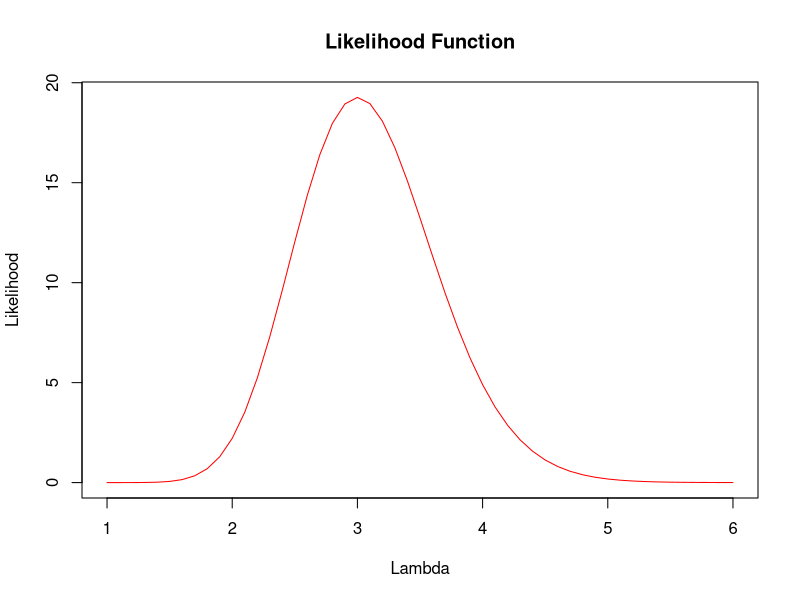
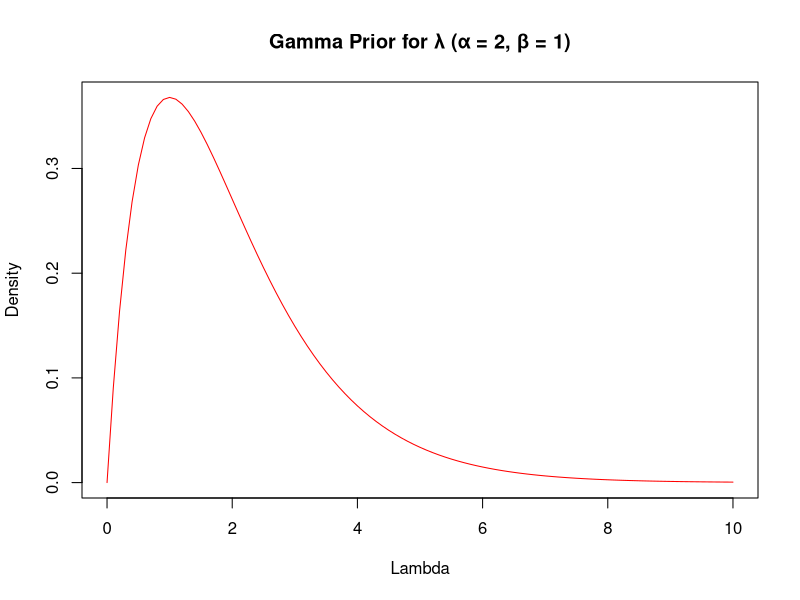
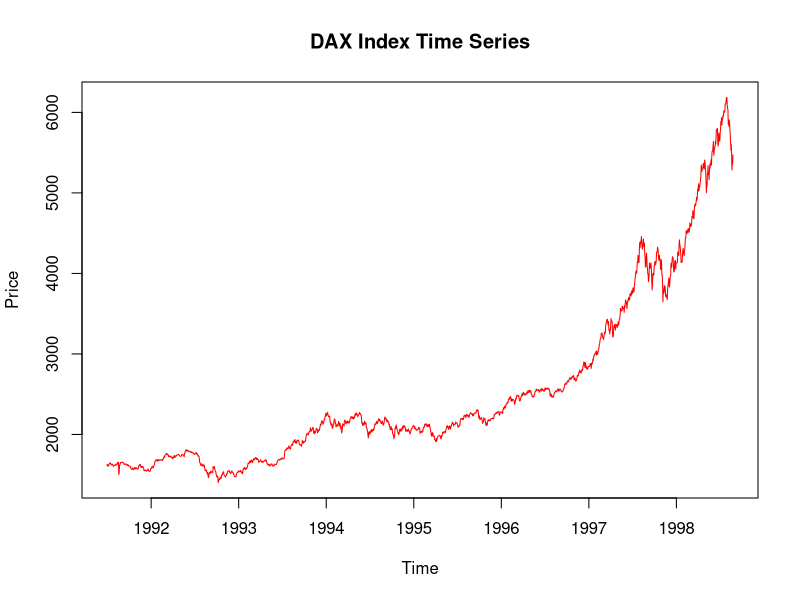
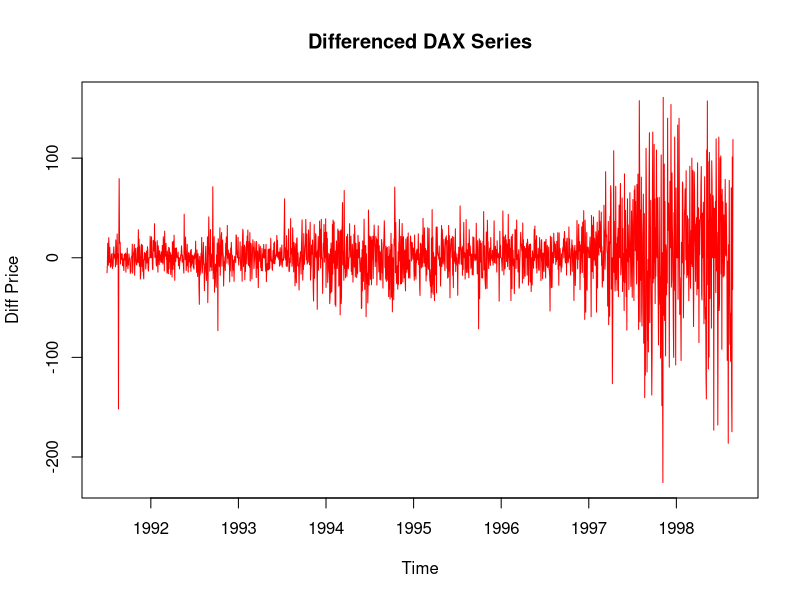
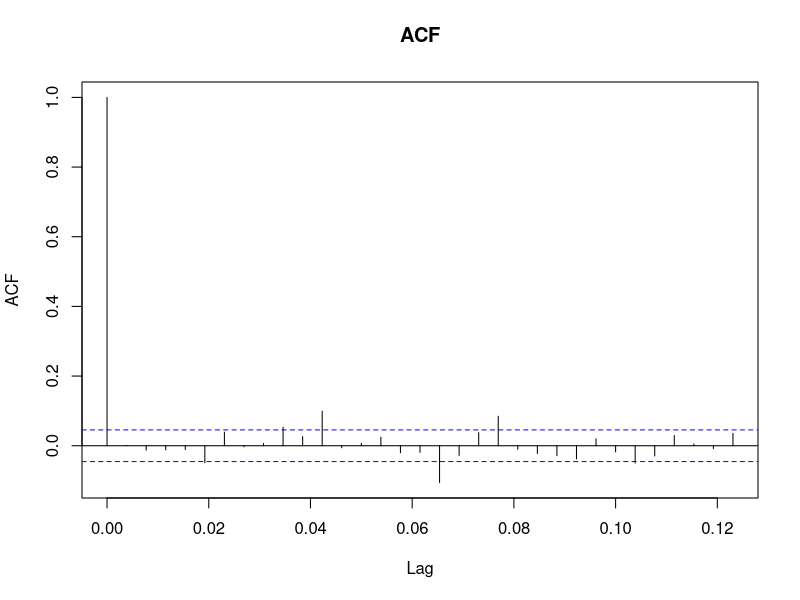
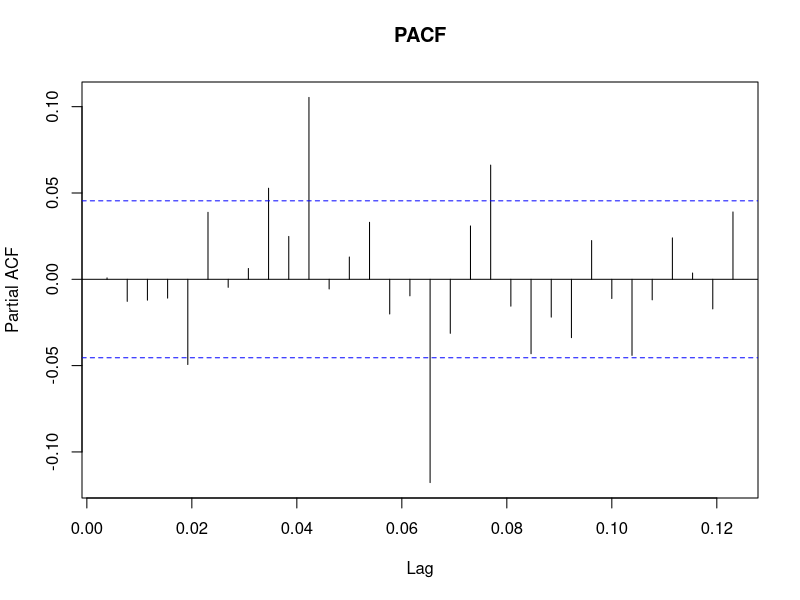
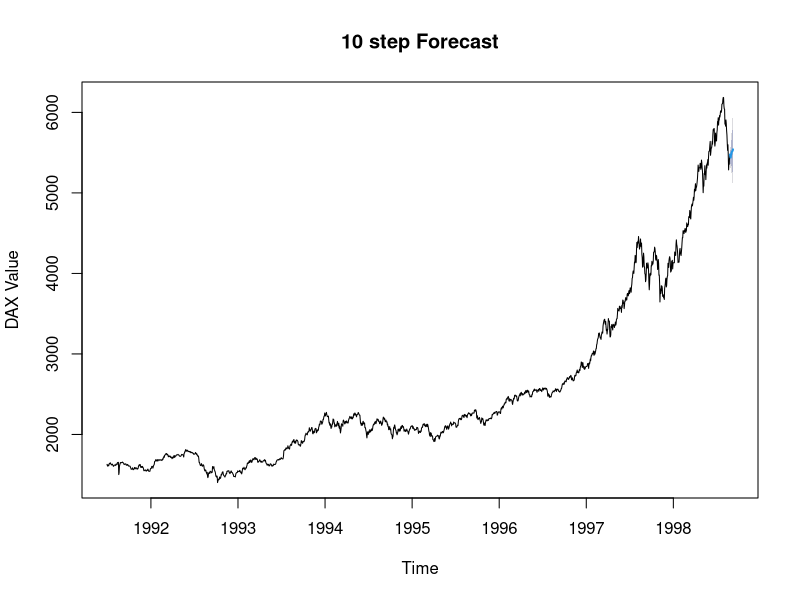

Write R code to recreate these figures, in order.
#============================#
# Name - Anish Rao
# Student number - 20066423
# Course - B9DA101
# Group C
#============================#

library(caret)
library(dplyr)
library(forecast)
library(ggplot2)
library(tseries)
set.seed(86)

data("mtcars")
head(mtcars)
str(mtcars)
summary(mtcars)

data("EuStockMarkets")
head(EuStockMarkets)
str(EuStockMarkets)
summary(EuStockMarkets)


# QUESTION 1
# Consider a relational dataset and specify your input and output variables:
# ==============================================================================
# a) Train the model using 80% of this dataset
#    and suggest an appropriate GLM to model ouput to input variables.
# ==============================================================================

mtcars$am = as.factor(mtcars$am)
mtcars$cyl = as.factor(mtcars$cyl)

data_split = createDataPartition(mtcars$am, p = 0.8, list = FALSE)
train_data = mtcars[data_split, ]
test_data = mtcars[-data_split, ]

model = glm(am ~ mpg + hp + wt + cyl, data = train_data, family = binomial)

# ==============================================================================
# b) Specify the significant variables on the output variable
#    at the level of 𝛼=0.05 and explore the related hypotheses test.
#    Estimate the parameters of your model.
# ==============================================================================

summary(model)

# No variables are significant at 𝛼=0.05
# Null hypothesis H0: No effect on output variable "am"
# Alternative hypothesis H1: effects output variable "am"
# All p-values > 0.05, we cant reject null hypothesis for any variables
# Estimated parameters:
# (Intercept): -1280.950
# mpg        : 40.998
# hp         : 6.413
# wt         : -98.671
# cyl6       : -5.707
# cyl8       : -480.280

# ==============================================================================
# c) Predict the output of the test dataset using the trained model.
#    Provide the functional form of the optimal predictive model.
# ==============================================================================

predicted_prob = predict(model, newdata = test_data, type = "response")

predicted_class = ifelse(predicted_prob > 0.5, 1, 0)
actual_class = test_data$am

print(data.frame(Actual = actual_class, Predicted = predicted_class))

# ==============================================================================
# d) Provide the confusion matrix and obtain the probability of correctness 
#    of predictions.
# ==============================================================================

predicted_class = as.factor(predicted_class)
actual_class = as.factor(actual_class)

confusion_matrix = confusionMatrix(predicted_class, actual_class)

print(confusion_matrix)

# ==============================================================================
# ==============================================================================

# QUESTION 2
# Let x_1,…,x_10 are identically independently distributed (iid) with Poisson(λ)
# ==============================================================================
# a) Compute the likelihood function (LF).
# ==============================================================================

x = rpois(10, lambda = 3)
print(x)

likelihood = function(lambda, data) {
  n = length(data)
  sum_x = sum(data)
  return((lambda ^ sum_x) * exp(-n * lambda))
}

lambda_values = seq(1, 6, by = 0.1)
likelihood_values = sapply(lambda_values, likelihood, data = x)

plot(lambda_values, likelihood_values,
     type = "l",
     col = "red",
     main = "Likelihood Function",
     xlab = "Lambda", ylab = "Likelihood")

# ==============================================================================
# b) Adopt the appropriate conjugate prior to the parameter λ.
#   (Hint: Choose hyperparameters optionally within the support of distribution)
# ==============================================================================

alpha = 2
beta = 1
lambda_vals = seq(0, 10, by = 0.1)

prior_density = dgamma(lambda_vals, shape = alpha, rate = beta)

plot(lambda_vals, prior_density,
     type = "l",
     col = "red",
     main = "Gamma Prior for λ (α = 2, β = 1)",
     xlab = "Lambda", ylab = "Density")

# ==============================================================================
# c) Using (a) and (b), find the posterior distribution of λ.
# ==============================================================================

sum_x = sum(x)
n = length(x)

post_alpha = alpha + sum_x
post_beta = beta + n

cat("Posterior: Gamma(", post_alpha, ",", post_beta, ")\n")

# ==============================================================================
# d) Compute the minimum Bayesian risk estimator of λ.
# ==============================================================================

lambda_bayes = post_alpha / post_beta

cat("Bayesian Estimator of λ:", lambda_bayes, "\n")

# ==============================================================================
# ==============================================================================

# QUESTION 3
# Use a particular stock market dataset 
# and apply the following steps to accomplish the time series analysis:
# ==============================================================================
# a) Check whether the time series is stationary in mean and variance.
# ==============================================================================

dax = EuStockMarkets[, "DAX"]

plot(dax,
     type = "l", 
     col = "red",
     main = "DAX Index Time Series", 
     xlab = "Time", ylab = "Price")

adf_result = adf.test(dax)
print(adf_result)

sd_full = sd(dax)
sd_first_half = sd(dax[1:(length(dax)/2)])
sd_second_half = sd(dax[((length(dax)/2) + 1):length(dax)])

cat("Full SD:", sd_full, "\n")
cat("First Half SD:", sd_first_half, "\n")
cat("Second Half SD:", sd_second_half, "\n")

# ==============================================================================
# b) Use acf() and pacf() functions to identify the order of AR and MA.
# ==============================================================================

dax_diff = diff(dax)

plot(dax_diff, 
     type = "l", 
     col = "red",
     main = "Differenced DAX Series", 
     xlab = "Time", ylab = "Diff Price")

acf(dax_diff, main = "ACF")

pacf(dax_diff, main = "PACF")

# ==============================================================================
# c) Use auto.arima() to learn the best ARIMA model.
# ==============================================================================

best_model = auto.arima(dax)
print(best_model)

# ==============================================================================
# d) Forecast h=10 step ahead prediction of the time series variable
#    and plot it with the original time series.
# ==============================================================================

forecast_result = forecast(best_model, h = 10)

plot(forecast_result,
     main = "10 step Forecast",
     xlab = "Time", ylab = "DAX Value")

# ==============================================================================
# ==============================================================================